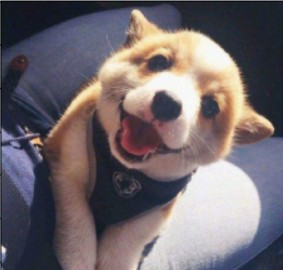
#> input picture 1.Linear_R_Logistic_R/tutorial_images/kj.jpg, 283 x 270 px
$ jupyter execute --allow-errors '11.24课件.ipynb'   (shell and % lines are left out)
#> lines starting #> are read from the running program, lines starting #| are printed output that depends on the picture
### 作业回顾
1. 11.23_王伯韬.ipynb 梯度下降法，实际用的是牛顿法，而且还写成了(x * x + 2) / (2 * x)
2. 11.23_王文义.ipynb 最小二乘法写错了
3. 11.23_谢尚强.ipynb 的意见，并且最小二乘法也理解错了。没有转置
4. 11.23_黄殿元.ipynb 提到最小二乘法避免不可求逆的问题，非常不错

#### 梯度下降
1. 方向   ->    导数，是函数上升最快的方向，导数的值没有关系
2. 步长   ->    学习率

[cell 1]
import math

### 梯度下降法求解sqrt(v) $$ loss = (x ^ 2 - v) ^ 2 $$

[cell 2]
v = 2
x = v / 2   # 定义初始值，问题
lr = 0.01   # 定义步长
precision = 1    # 定义loss值
niter = 0
while precision > 1e-8:
    niter += 1
    fx = x ** 2 - v     #  f(x) = x ^ 2 - v
    loss = fx ** 2      #  loss = (x ^ 2 - v) ^ 2
    precision = abs(fx)
    da = 2 * fx
    dx = 2 * x
    ldx = da * dx
    x = x - lr * ldx

x, math.sqrt(v), f"迭代{niter}次"

### 牛顿法求解sqrt(v)
### $$ x^{+} = x - f(x) / f^{'}(x) $$
### $$ f(x) = x ^ 2 - v $$

[cell 3]
v = 2
x = v
niter = 0
fx = x ** 2 - v
while fx > 1e-8:
    niter += 1
    dfx = 2 * x
    x = x - fx / dfx
    fx = x ** 2 - v

x, math.sqrt(v), f"迭代{niter}次"

### 二分法求解sqrt(v)
### $$ c = (a + b) / 2 $$

[cell 4]
v = 2
a = 0
b = v
niter = 0
while True:
    niter += 1
    x = (a + b) / 2
    diff = x ** 2 - v

    if abs(diff) < 1e-8:
        break
    elif diff > 0:
        b = x
    else:
        a = x

x, math.sqrt(v), f"迭代{niter}次"

### 求解仿射变换矩阵M

$$
 a^{'}_{x} = a_{x}m_{00}+a_{y}m_{01}+m_{02}
$$
$$
 a^{'}_{y} = a_{x}m_{10}+a_{y}m_{11}+m_{12}
$$

$$
 b^{'}_{x} = b_{x}m_{00}+b_{y}m_{01}+m_{02}
$$
$$
 b^{'}_{y} = b_{x}m_{10}+b_{y}m_{11}+m_{12}
$$

$$
 c^{'}_{x} = c_{x}m_{00}+c_{y}m_{01}+m_{02}
$$
$$
 c^{'}_{y} = c_{x}m_{10}+c_{y}m_{11}+m_{12}
$$

* 问题转换为矩阵乘法，提取出其中的系数部分

$$
\begin{gathered}
\begin{bmatrix}
a_x & a_y & 1 & 0   & 0   & 0 \\
0   & 0   & 0 & a_x & a_y & 1 \\
b_x & b_y & 1 & 0   & 0   & 0 \\
0   & 0   & 0 & b_x & b_y & 1 \\
c_x & c_y & 1 & 0   & 0   & 0 \\
0   & 0   & 0 & c_x & c_y & 1 \\
\end{bmatrix}
\begin{bmatrix}
m_{00} \\
m_{01} \\
m_{02} \\
m_{10} \\
m_{11} \\
m_{12} \\
\end{bmatrix}
=
\begin{bmatrix}
a'_x \\
a'_y \\
b'_x \\
b'_y \\
c'_x \\
c'_y \\
\end{bmatrix}
\end{gathered}
$$

* 其中
$$A = \begin{bmatrix}
a_x & a_y & 1 & 0   & 0   & 0 \\
0   & 0   & 0 & a_x & a_y & 1 \\
b_x & b_y & 1 & 0   & 0   & 0 \\
0   & 0   & 0 & b_x & b_y & 1 \\
c_x & c_y & 1 & 0   & 0   & 0 \\
0   & 0   & 0 & c_x & c_y & 1
\end{bmatrix}
\quad
M =
\begin{bmatrix}
m_{00} \\
m_{01} \\
m_{02} \\
m_{10} \\
m_{11} \\
m_{12} \\
\end{bmatrix}
\quad
B = \begin{bmatrix}
a'_x \\
a'_y \\
b'_x \\
b'_y \\
c'_x \\
c'_y \\
\end{bmatrix}$$

* 定义最小二乘法
$$ argmin||AM - B||_{2}^2 $$
$$ M = (A^T A) ^{-1}A^TB $$

[cell 5]
import numpy as np

A = [
    [0, 0],
    [50, 0],
    [50, 50]
]

B = [
    [30, 30],
    [130, 30],
    [130, 130]
]

(ax,   ay), (bx,   by), (cx,   cy) = A[0], A[1], A[2]
(dax, day), (dbx, dby), (dcx, dcy) = B[0], B[1], B[2]

A = np.array([
    [ax, ay, 1, 0, 0, 0],
    [0, 0,   0, ax, ay, 1],
    [bx, by, 1, 0, 0, 0],
    [0, 0,   0, bx, by, 1],
    [cx, cy, 1, 0, 0, 0],
    [0, 0,   0, cx, cy, 1]
])

B = np.array([
    dax,
    day,
    dbx,
    dby,
    dcx,
    dcy
]).reshape(6, 1)

M = np.linalg.inv(A.T @ A) @ A.T @ B
M.reshape(2, 3)

### 使用梯度下降法求解矩阵M

[cell 6]
A = [
    [0, 0],
    [50, 0],
    [50, 50]
]

B = [
    [30, 30],
    [130, 30],
    [130, 130]
]

(ax,   ay), (bx,   by), (cx,   cy) = A[0], A[1], A[2]
(dax, day), (dbx, dby), (dcx, dcy) = B[0], B[1], B[2]

X = np.array([
    [ax, ay, 1, 0,  0,  0],
    [0,  0,  0, ax, ay, 1],
    [bx, by, 1, 0,  0,  0],
    [0,  0,  0, bx, by, 1],
    [cx, cy, 1, 0,  0,  0],
    [0,  0,  0, cx, cy, 1]
])

Y = np.array([
    dax,
    day,
    dbx,
    dby,
    dcx,
    dcy
]).reshape(6, 1)

theta = np.random.normal(size=(6, 1))  # 初始化
lr = 3e-4

# 学习率策略
schedule = {
    20000: 1e-5,
    28000: 1e-6
}

for i in range(30000):

    if i in schedule:
        lr = schedule[i]
        print(f"set lr = {lr}")

    predict = X @ theta
    loss = 0.5 * np.sum(Y - predict) ** 2
    if i % 3000 == 0:
        print(f"iter {i} loss = {loss:g}")

    # 矩阵求导, deltaB = A^T * G
    delta_t = X.T @ (predict - Y)
    theta = theta - lr * delta_t

np.round(theta.reshape(2, 3))

#### 扩展阅读 仿射变换

* 下载图片数据

* 查看图像大小

[cell 7]
import matplotlib.pyplot as plt   # pip install matplotlib
import cv2  #  pip install opencv-python
image = cv2.imread("kj.jpg")   #  bgr
#> image is the input picture: shape (270, 283, 3); mean B, G, R 109.7, 104.9, 113.5
plt.imshow(image[..., ::-1])   #  627, 658, 3     image[:, :, ::-1]  #  bgr,   rgb
print("kj shape", image.shape)
#| kj shape (270, 283, 3)

[cell 8]
image = cv2.imread("mask.jpg")
#> (the rest of this cell did not finish here and is left out)

[cell 9]
# 定义坐标点
A = [
    [102, 187],    # mask的 左眼
    [234, 187],    # mask的 右眼
    [168, 297]     # mask的 嘴巴
]

B = [
    [361, 144],    # kj的左眼
    [482, 242],    # kj的右眼
    [321, 310]     # kj的嘴巴
]

(ax,   ay), (bx,   by), (cx,   cy) = A[0], A[1], A[2]
(dax, day), (dbx, dby), (dcx, dcy) = B[0], B[1], B[2]

A = np.array([
    [ax, ay, 1, 0,  0,  0],
    [0,  0,  0, ax, ay, 1],
    [bx, by, 1, 0,  0,  0],
    [0,  0,  0, bx, by, 1],
    [cx, cy, 1, 0,  0,  0],
    [0,  0,  0, cx, cy, 1]
])

B = np.array([
    dax,
    day,
    dbx,
    dby,
    dcx,
    dcy
]).reshape(6, 1)

M = np.linalg.inv(A.T @ A) @ A.T @ B
M = M.reshape(2, 3)
M

[cell 10]
kj = cv2.imread("kj.jpg")
mask = cv2.imread("mask.jpg")

kj_height, kj_width = kj.shape[:2]
#> kj_height = 270; kj_width = 283
#> (the rest of this cell did not finish here and is left out)

[cell 11]
def sigmoid(x):
    return 1 / (1 + np.exp(-x))

[cell 12]
# x, y, z
# x
# x, y
# x, y, z
# r, g, b
# r, g, b  [0, 255]
# r ->  255 - 0 + 1 = 256
# 256^3 = 贼大
# r g b ->  合成一个颜色值
# height, width,  (r, g, b)    ->  彩色图
# height, widht, 3   (r, g, b),  (b, g, r)
# bgrbgrbgr   bbbgggrrr

#> (a cell that did not finish here is left out)

#> (a cell that did not finish here is left out)

#### 矩阵求导
1. 考虑矩阵乘法 $$ A \cdot B = C $$
2. 考虑Loss函数 $$ L = \sum^m_{i}\sum^n_{j}{(C_{ij} - p)^2} $$
3. 考虑C的每一项导数 $$ \triangledown C_{ij} = \frac{\partial L}{\partial C_{ij}} $$
4. 考虑ABC都为2x2矩阵时，定义G为L对C的导数
$$A = \begin{bmatrix}
a & b\\
c & d
\end{bmatrix}
\quad
B =
\begin{bmatrix}
e & f \\
g & h
\end{bmatrix}
\quad
C = \begin{bmatrix}
i & j \\
k & l
\end{bmatrix}
\quad
G = \begin{bmatrix}
\frac{\partial L}{\partial i} & \frac{\partial L}{\partial j} \\
\frac{\partial L}{\partial k} & \frac{\partial L}{\partial l}
\end{bmatrix}
$$

$$
G = \begin{bmatrix}
w & x \\
y & z
\end{bmatrix}
$$

5. 展开左边 A x B
$$C = \begin{bmatrix}
i = ae + bg & j = af + bh\\
k = ce + dg & l = cf + dh
\end{bmatrix}
$$

6. L对于每一个A的导数$$ \triangledown A_{ij} = \frac{\partial L}{\partial A_{ij}} $$

$$ \frac{\partial L}{\partial a} = \frac{\partial L}{\partial i} * \frac{\partial i}{\partial a} + \frac{\partial L}{\partial j} * \frac{\partial j}{\partial a} $$

$$ \frac{\partial L}{\partial b} = \frac{\partial L}{\partial i} * \frac{\partial i}{\partial b} + \frac{\partial L}{\partial j} * \frac{\partial j}{\partial b} $$

$$ \frac{\partial L}{\partial c} = \frac{\partial L}{\partial k} * \frac{\partial k}{\partial c} + \frac{\partial L}{\partial l} * \frac{\partial l}{\partial c} $$

$$ \frac{\partial L}{\partial d} = \frac{\partial L}{\partial k} * \frac{\partial k}{\partial d} + \frac{\partial L}{\partial l} * \frac{\partial l}{\partial d} $$

$$ \frac{\partial L}{\partial a} = we + xf \\ $$
$$ \frac{\partial L}{\partial b} = wg + xh \\ $$
$$ \frac{\partial L}{\partial c} = ye + zf \\ $$
$$ \frac{\partial L}{\partial d} = yg + zh $$

7. 因此A的导数为$$
\triangledown A = \begin{bmatrix}
we + xf & wg + xh\\
ye + zf & yg + zh
\end{bmatrix}
\quad
\triangledown A = \begin{bmatrix}
w & x\\
y & z
\end{bmatrix}
\begin{bmatrix}
e & g\\
f & h
\end{bmatrix}
$$

$$
\triangledown A = G \cdot B^T
$$

8. 同理B的导数为:
$$ \frac{\partial L}{\partial e} = wa + yc \\ $$
$$ \frac{\partial L}{\partial f} = xa + zc \\ $$
$$ \frac{\partial L}{\partial g} = wb + yd \\ $$
$$ \frac{\partial L}{\partial h} = xb + zd $$

$$
\triangledown A = \begin{bmatrix}
wa + yc & xa + zc\\
wb + yd & xb + zd
\end{bmatrix}
\quad
\triangledown A = \begin{bmatrix}
a & c\\
b & d
\end{bmatrix}
\begin{bmatrix}
w & x\\
y & z
\end{bmatrix}
$$

$$
\triangledown B = A^T \cdot G
$$

* 在梯度下降法中使用它吧

#### 今日总结
1. 预习BP的内容
2. 了解mnist任务
3. labelsmoothing
4. softmax的原理和导数推导，labelsmoothing后的softmax推导
5. SGD、SGD Momentum、Adam
6. weight deacy
7. numpy的使用、matplotlib的使用、pandas的使用、cv2的使用

#### 作业：
1. 实现逻辑回归
2. sigmoid和交叉熵一起的求导推导

[cell 15]
import numpy as np
import matplotlib.pyplot as plt

def sigmoid(x):
    return 1 / (1 + np.exp(-x))

label = np.array([0, 0, 0, 0, 0, 0, 0, 0, 1, 1, 1, 1, 1, 1, 1, 1], np.float32).reshape(16, 1)
data = np.array(
    [(0.5, 0.5), (0.5, 1.0), (0.5, 1.5), (0.8, 2.0), (0.6, 1.2), (0.9, 1.3), (1.2, 0.9), (1.5, 0.5) ,
     (1.1, 2.9), (1.5, 3.0), (1.6, 2.5), (1.8, 2.0), (1.9, 3.1), (2.3, 2.8), (2.3, 1.6), (2.9, 1.5)],
np.float32)

num_data, data_dims = data.shape
new_data = np.ones((num_data, data_dims + 1))
new_data[:, :2] = data

theta = np.random.normal(size=(3, 1))
lr = 1e-1

for i in range(10000):
    predict = new_data @ theta
    predict = sigmoid(predict)
    loss = -np.sum(label * np.log(predict) + (1 - label) * np.log(1 - predict))

    d_theta = new_data.T @ (predict - label)
    theta = theta - lr * d_theta

    if i % 1000 == 0:
        print(loss)

plt.plot(new_data[:8, 0], new_data[:8, 1], "r*")
plt.plot(new_data[8:, 0], new_data[8:, 1], "b*")

point = np.array([2.5, 1.5, 1], dtype=np.float32)
predict = sigmoid(point @ theta)
#"Positive" if predict > 0.5 else "Negative"
#x = np.arange(0, 5.0, 0.1)
#y = (-theta[0] - theta[1] * x) / theta[2]
#plt.plot(x, y, "b-")
print("Predict is %s" % ("Positive" if predict > 0.5 else "Negative"))
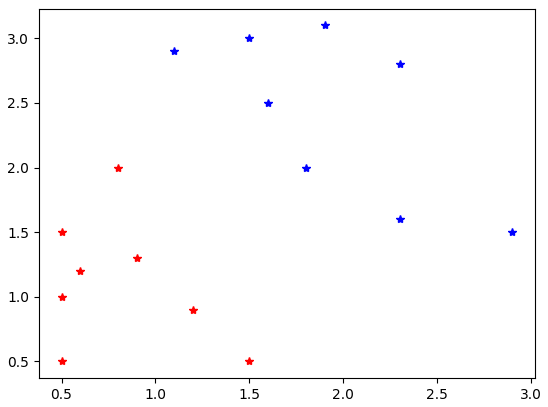
#> figure drawn by matplotlib, 1 panel
